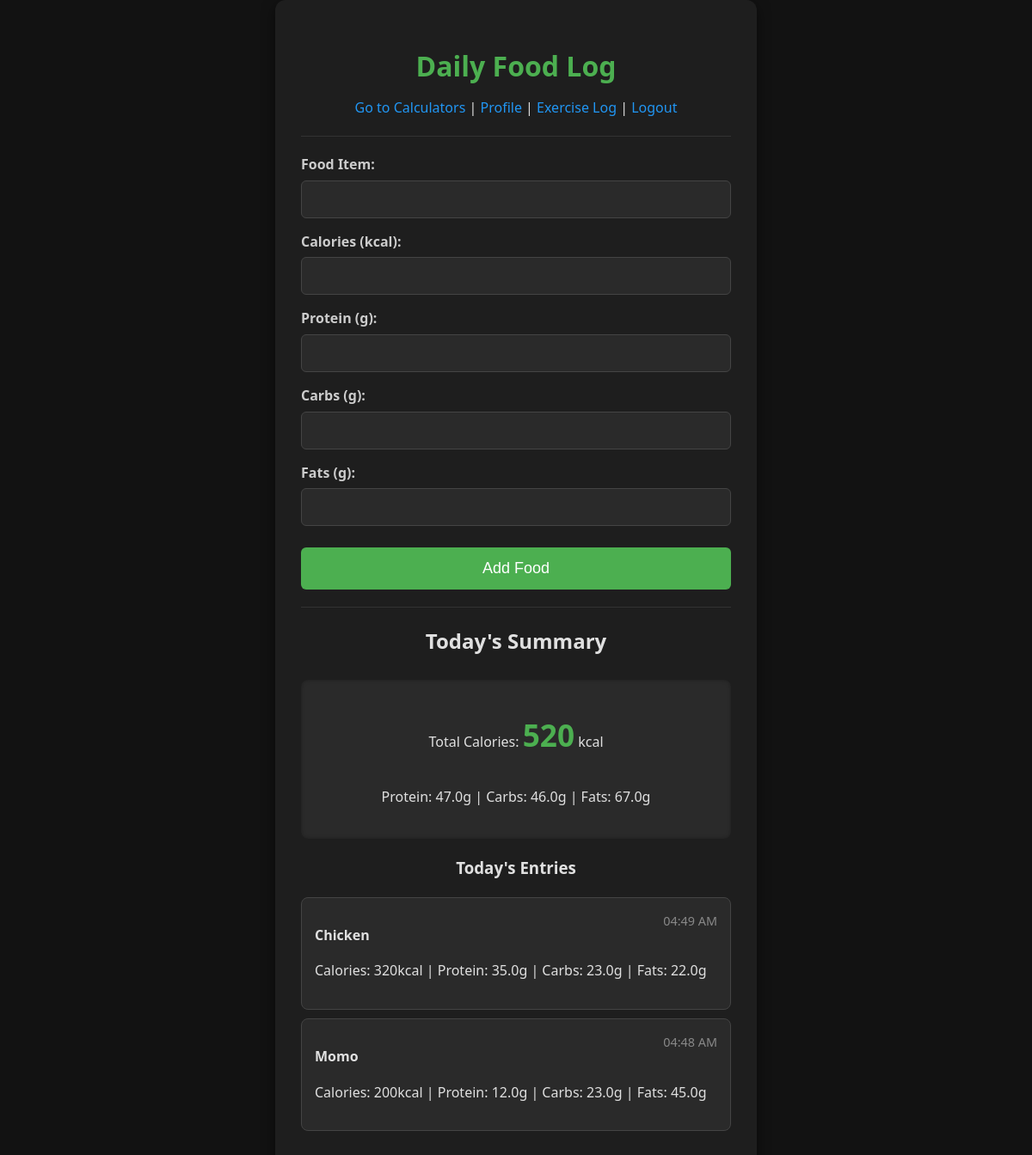
Page /food_log (signed in) on the committed database.
### app.py (models this page shows)
class FoodEntry(db.Model):
    id = db.Column(db.Integer, primary_key=True)
    food_name = db.Column(db.String(100), nullable=False)
    calories = db.Column(db.Integer, nullable=False)
    protein = db.Column(db.Float, nullable=True)
    carbs = db.Column(db.Float, nullable=True)
    fats = db.Column(db.Float, nullable=True)
    date_created = db.Column(db.DateTime, default=datetime.utcnow)
    user_id = db.Column(db.Integer, db.ForeignKey('user.id'), nullable=False)

### app.py (the view, shortened to what this page needs)
@app.route('/food_log', methods=['GET', 'POST'])
@login_required
def food_log():
    today = datetime.utcnow().date()
    today_entries = FoodEntry.query.filter(
        FoodEntry.user_id == current_user.id,
        func.date(FoodEntry.date_created) == today
    ).order_by(FoodEntry.date_created.desc()).all()
    total_calories = sum(entry.calories for entry in today_entries)
    total_protein = sum(entry.protein or 0 for entry in today_entries)
    total_carbs = sum(entry.carbs or 0 for entry in today_entries)
    total_fats = sum(entry.fats or 0 for entry in today_entries)
    return render_template(
        'food_log.html',
        entries=today_entries,
        total_calories=total_calories,
        total_protein=total_protein,
        total_carbs=total_carbs,
        total_fats=total_fats
    )

### app.py (called while the page is built)
@login_manager.user_loader
def load_user(user_id):
    return User.query.get(int(user_id))

### templates/food_log.html (shortened to what this page needs)
<!DOCTYPE html>
<html lang="en">
<head>
    <link rel="stylesheet" href="{{ url_for('static', filename='style.css') }}">
</head>
<body>
    <div class="calculator-container">
        <h1>Daily Food Log</h1>
        <a href="{{ url_for('home') }}">Go to Calculators</a> | <a href="{{ url_for('profile') }}">Profile</a> | <a href="{{ url_for('exercise_log') }}">Exercise Log</a> | <a href="{{ url_for('logout') }}">Logout</a>
        <hr>
        <form method="POST">
            <div class="input-group">
                <label for="food_name">Food Item:</label>
                <input type="text" id="food_name" name="food_name" required>
            </div>
            <div class="input-group">
                <label for="calories">Calories (kcal):</label>
                <input type="number" id="calories" name="calories" required>
            </div>
            <div class="input-group">
                <label for="protein">Protein (g):</label>
                <input type="number" id="protein" name="protein">
            </div>
            <div class="input-group">
                <label for="carbs">Carbs (g):</label>
                <input type="number" id="carbs" name="carbs">
            </div>
            <div class="input-group">
                <label for="fats">Fats (g):</label>
                <input type="number" id="fats" name="fats">
            </div>
            <button type="submit">Add Food</button>
        </form>
        <hr>
        <h2>Today's Summary</h2>
        <div class="result-container">
            <p>Total Calories: <span class="tdee-value">{{ total_calories }}</span> kcal</p>
            <p>Protein: {{ total_protein }}g | Carbs: {{ total_carbs }}g | Fats: {{ total_fats }}g</p>
        </div>
        <h3>Today's Entries</h3>
        <ul class="data-history-list">
            {% for entry in entries %}
            <li class="history-item">
                <span class="history-date">{{ entry.date_created.strftime('%I:%M %p') }}</span>
                <p><strong>{{ entry.food_name }}</strong></p>
                <p>Calories: {{ entry.calories }}kcal | Protein: {{ entry.protein or 0 }}g | Carbs: {{ entry.carbs or 0 }}g | Fats: {{ entry.fats or 0 }}g</p>
            </li>
            {% else %}
            <p>No food entries for today yet.</p>
            {% endfor %}
        </ul>
    </div>
</body>
</html>

### static/style.css (style rules this page uses)
body { font-family: 'Segoe UI', Tahoma, Geneva, Verdana, sans-serif; background-color: #121212; color: #e0e0e0; display: flex; justify-content: center; align-items: center; min-height: 100vh; margin: 0; line-height: 1.6; }
.calculator-container { background-color: #1e1e1e; padding: 30px; border-radius: 12px; box-shadow: 0 5px 15px rgba(0, 0, 0, 0.5); width: 100%; max-width: 500px; text-align: center; animation: fadeIn 0.8s ease-in-out; }
h1 { color: #4CAF50; margin-bottom: 10px; }
a { color: #2196F3; text-decoration: none; transition: color 0.3s ease; }
hr { border: 0; height: 1px; background-color: #333; margin: 20px 0; }
form { display: flex; flex-direction: column; gap: 15px; text-align: left; }
.input-group { display: flex; flex-direction: column; }
label { font-weight: bold; margin-bottom: 5px; color: #ccc; }
input[type="text"], input[type="number"], select { padding: 12px; border: 1px solid #444; border-radius: 6px; background-color: #2a2a2a; color: #e0e0e0; font-size: 16px; width: 100%; box-sizing: border-box; }
button[type="submit"] { padding: 14px; background-color: #4CAF50; color: white; border: none; border-radius: 6px; font-size: 18px; cursor: pointer; transition: background-color 0.3s ease; margin-top: 10px; }
.result-container { margin-top: 25px; padding: 20px; border-radius: 8px; background-color: #2a2a2a; min-height: 50px; display: flex; flex-direction: column; justify-content: center; align-items: center; text-align: center; box-shadow: inset 0 0 5px rgba(0,0,0,0.3); }
.tdee-value, .bmi-value { font-size: 2.2em; font-weight: bold; color: #4CAF50; margin: 5px 0; }
.data-history-list { list-style-type: none; padding: 0; text-align: left; }
.history-item { background-color: #2a2a2a; border: 1px solid #444; border-radius: 8px; padding: 15px; margin-bottom: 10px; transition: background-color 0.3s ease; }
.history-date { font-size: 0.9em; color: #888; float: right; }

### rows in the picture
FoodEntry: date_created "04:49 AM", food_name "Chicken", calories "320", protein "35.0", carbs "23.0", fats "22.0"
FoodEntry: date_created "04:48 AM", food_name "Momo", calories "200", protein "12.0", carbs "23.0", fats "45.0"

### other values in the picture
{{ total_calories }} "520"
{{ total_protein }} "47.0"
{{ total_carbs }} "46.0"
{{ total_fats }} "67.0"
